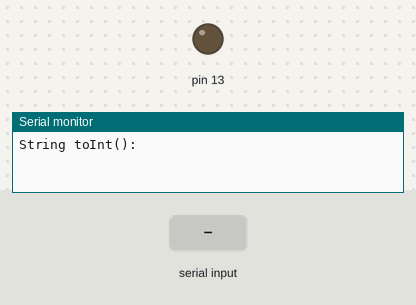
This sketch was run on a simulated Arduino Uno, built with avr-gcc and run on an emulated ATmega328P. On the bench: output pins drawn as LEDs (lit = HIGH), the last lines printed to the serial monitor. The inputs (shaded band) are chosen by the test bench.

Above: at 1.2 s.
1.3 s: "1\n" received over the second serial link
At 2.4 s:
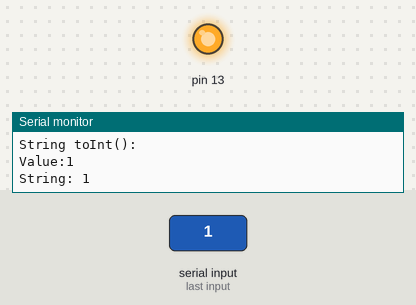
2.8 s: "0\n" received over the second serial link
At 3.5 s:
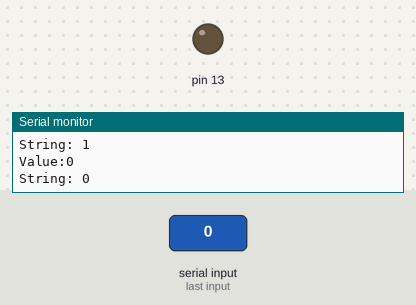
Timing chart, 0 to 5.8 s (numbered marks = the images above; inputs shaded):
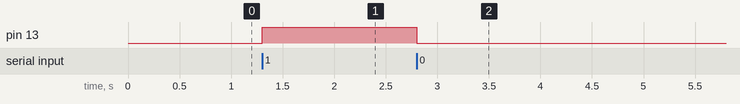

The sketch:

sketch_nov18a.ino
```cpp
#include "SoftwareSerial.h"

String inString = "";    // string to hold input
int inStringint;

SoftwareSerial serial1(5,4);

void setup() {
  // Open serial communications and wait for port to open:
  Serial.begin(115200);
  serial1.begin(115200);
  pinMode(13,OUTPUT);
  while (!Serial) {
    ; // wait for serial port to connect. Needed for native USB port only
  }

  // send an intro:
  Serial.println("\n\nString toInt():");
  Serial.println();
}

void loop() {
  // Read serial input:
  while (serial1.available() > 0) {
    int inChar = serial1.read();
    if (isDigit(inChar)) {
      // convert the incoming byte to a char and add it to the string:
      inString += (char)inChar;
    }
    // if you get a newline, print the string, then the string's value:
    if (inChar == '\n') {
      inStringint = inString.toInt();
      if(inStringint==1){
        digitalWrite(13,1);
      }
      if(inStringint==0){
        digitalWrite(13,0);
      }
      Serial.print("Value:");
      Serial.println(inStringint);
      Serial.print("String: ");
      Serial.println(inString);
      // clear the string for new input:
      inString = "";
    }
  }
}
```

Measured:
- after the input at 1.3 s, pin 13: LOW → HIGH at once
- after the input at 2.8 s, pin 13: HIGH → LOW at once
